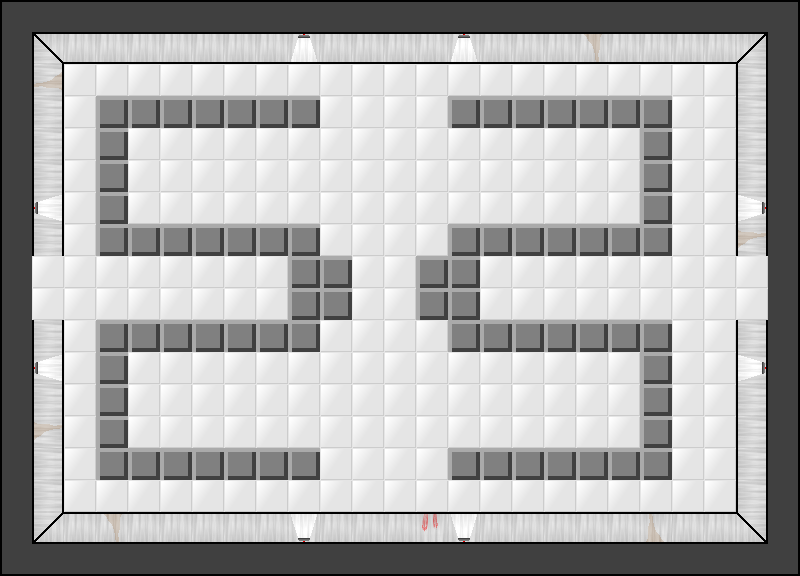

Rendered tile map (Tiled .tmx) drawn with the repository's tilesets; below, a short description and the map source with its tile grids summarised:
An orthogonal 25x18 tile map with 32x32 px tiles, 2 tile layers (Tile Layer 2, Tile Layer 1) and 30 objects (10x pit, 6x blade, 4x button, 4x hiddenpit, 3x gate, ...).

<map version="1.0" orientation="orthogonal" width="25" height="18" tilewidth="32" tileheight="32">
 <tileset firstgid="1" name="room_tileset" tilewidth="32" tileheight="32">
  <image source="../graphics/room_tileset.png" width="192" height="256" />
 </tileset>
 <layer name="Tile Layer 2" width="25" height="18">
  <data>[450 cells, 450 non-empty, 1 distinct tile ids]</data>
 </layer>
 <layer name="Tile Layer 1" width="25" height="18">
  <data>[450 cells, 228 non-empty, 24 distinct tile ids]</data>
 </layer>
 <objectgroup name="Object Layer 1" width="25" height="18">
  <object type="blade" x="288" y="128" width="32" height="32" />
  <object type="blade" x="448" y="352" width="32" height="32" />
  <object type="blade" x="448" y="192" width="32" height="32" />
  <object type="blade" x="288" y="416" width="32" height="32" />
  <object type="door" x="32" y="256" width="32" height="64" />
  <object type="button" x="576" y="128" width="32" height="32">
   <properties>
    <property name="id" value="1" />
   </properties>
  </object>
  <object type="pit" x="224" y="352" width="32" height="32" />
  <object type="hiddenpit" x="224" y="416" width="32" height="32" />
  <object type="hiddenpit" x="224" y="128" width="32" height="32" />
  <object type="pit" x="224" y="192" width="32" height="32" />
  <object type="pit" x="512" y="128" width="32" height="32" />
  <object type="hiddenpit" x="512" y="192" width="32" height="32" />
  <object type="hiddenpit" x="512" y="352" width="32" height="32" />
  <object type="pit" x="512" y="416" width="32" height="32" />
  <object type="door" x="736" y="256" width="32" height="64" />
  <object type="button" x="160" y="128" width="32" height="32">
   <properties>
    <property name="id" value="2" />
   </properties>
  </object>
  <object type="button" x="160" y="352" width="32" height="32">
   <properties>
    <property name="id" value="3" />
   </properties>
  </object>
  <object type="button" x="576" y="352" width="32" height="32">
   <properties>
    <property name="id" value="1" />
   </properties>
  </object>
  <object type="gate" x="352" y="256" width="64" height="32">
   <properties>
    <property name="id" value="1" />
   </properties>
  </object>
  <object type="gate" x="608" y="256" width="32" height="64">
   <properties>
    <property name="id" value="3" />
   </properties>
  </object>
  <object type="gate" x="128" y="256" width="32" height="64">
   <properties>
    <property name="id" value="2" />
   </properties>
  </object>
  <object type="blade" x="192" y="256" width="32" height="32" />
  <object type="blade" x="544" y="288" width="32" height="32" />
  <object type="pit" x="480" y="256" width="32" height="32" />
  <object type="pit" x="480" y="288" width="32" height="32" />
  <object type="pit" x="256" y="256" width="32" height="32" />
  <object type="pit" x="256" y="288" width="32" height="32" />
  <object type="pit" x="288" y="64" width="32" height="32" />
  <object type="pit" x="448" y="480" width="32" height="32" />
  <object name="Life can be dangerous. Wear protective clothing." type="sign" x="480" y="128" width="32" height="32">
   <properties>
    <property name="text" value="Life can be dangerous. Wear protective clothing." />
   </properties>
  </object>
 </objectgroup>
</map>
